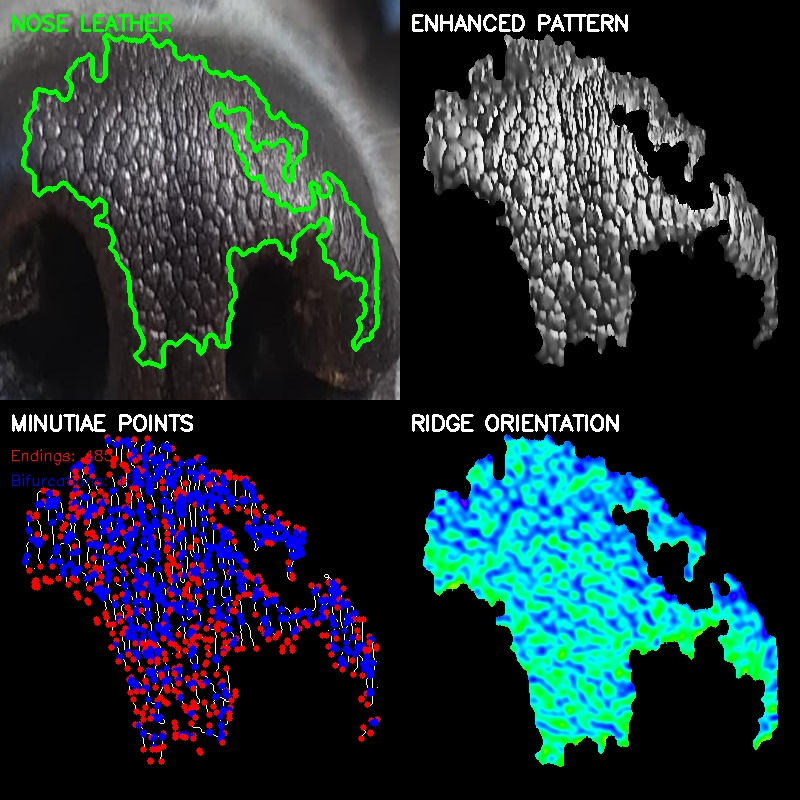
#> input picture backend/viz.jpg, 800 x 800 px
$ python -i new_model3.py   (imports and definitions only)
#> lines starting #> are read from the running program, lines starting #| are printed output that depends on the picture; after the words box and inside, x2 and y2 are one past the last pixel; in counts of white or black regions, pixels touching at a corner belong together
"""
Dog Nose Pattern Fingerprint System v3
Based on research: "Dog Identification Method Based on Muzzle Pattern Image"
(Jang et al., 2020, Applied Sciences)

This implementation follows the proven methodology from the paper with enhancements.

Key improvements from research:
- ROI defined as max rectangle containing nostril boundaries
- Light reflection detection and removal
- Blur detection using Haar wavelet
- Aspect-ratio preserving resize
- Iterative CLAHE until histogram stretches
- ORB feature extraction (proven best in research)
- RANSAC + Duplicate Matching Removal
- Robust to rotation, intensity, perspective, noise

Requirements:
    pip install opencv-python numpy scikit-image pywavelets

Usage:
    python nose_fingerprint_v3.py --enroll --input dog_nose.jpg --name "Max"
    python nose_fingerprint_v3.py --identify --input unknown.jpg
    python nose_fingerprint_v3.py --visualize --input dog_nose.jpg --output viz.jpg
"""

import cv2
import numpy as np
import argparse
import json
from pathlib import Path
from datetime import datetime
import hashlib
from scipy.spatial.distance import hamming
import pywt
import warnings
# [1 line not run here, left out]


class ResearchBasedNoseExtractor:
    """
    Implementation based on Jang et al. (2020) research paper
    Uses ORB features with RANSAC + DMR postprocessing
    """

    def __init__(self):
        print("Initializing Research-Based Nose Pattern Extractor")
        print("Based on: Jang et al. (2020) - Applied Sciences")

        # ORB detector (proven best in research)
        self.orb = cv2.ORB_create(nfeatures=2000)  # More features for robustness

    def detect_light_reflection(self, image):
        """
        Detect light reflection using histogram analysis
        Paper method: Discard if >200 pixels in 150-255 range
        """
        gray = cv2.cvtColor(image, cv2.COLOR_BGR2GRAY) if len(image.shape) == 3 else image
        hist, _ = np.histogram(gray, bins=256, range=(0, 256))

        # Count pixels in bright range (150-255)
        bright_pixels = np.sum(hist[150:256])

        if bright_pixels > 200:
            return True, bright_pixels
        return False, bright_pixels

    def detect_blur_wavelet(self, image, threshold=50):
        """
        Blur detection using Haar wavelet transform
        Paper method: threshold = 50
        """
        gray = cv2.cvtColor(image, cv2.COLOR_BGR2GRAY) if len(image.shape) == 3 else image

        # Haar wavelet decomposition
        coeffs = pywt.dwt2(gray, 'haar')
        cA, (cH, cV, cD) = coeffs

        # Calculate blur measure from high-frequency components
        blur_measure = np.sqrt(np.mean(cH**2) + np.mean(cV**2) + np.mean(cD**2))

        is_blurry = blur_measure < threshold
        return is_blurry, blur_measure

    def proposed_resize(self, image, reference=300):
        """
        Resize maintaining aspect ratio
        Paper method: Smaller side to reference value, scale other side proportionally
        """
        h, w = image.shape[:2]

        # Calculate scale factor
        if w <= h:
            scale_factor = h / w
            new_w = reference
            new_h = int(reference * scale_factor)
        else:
            scale_factor = w / h
            new_h = reference
            new_w = int(reference * scale_factor)

        resized = cv2.resize(image, (new_w, new_h), interpolation=cv2.INTER_CUBIC)
        return resized

    def proposed_clahe(self, image):
        """
        Iterative CLAHE until histogram is stretched
        Paper method: Repeat until >1000 pixels in 0-49 AND 206-255
        """
        gray = cv2.cvtColor(image, cv2.COLOR_BGR2GRAY) if len(image.shape) == 3 else image

        # CLAHE parameters from paper
        clahe = cv2.createCLAHE(clipLimit=2.0, tileGridSize=(8, 8))

        result = gray.copy()
        iterations = 0
        max_iterations = 10  # Safety limit

        while iterations < max_iterations:
            hist, _ = np.histogram(result, bins=256, range=(0, 256))

            # Check if histogram is stretched enough
            dark_pixels = np.sum(hist[0:50])
            bright_pixels = np.sum(hist[206:256])

            if dark_pixels > 1000 and bright_pixels > 1000:
                break

            # Apply CLAHE
            result = clahe.apply(result)
            iterations += 1

        print(f"  CLAHE iterations: {iterations}")
        return result

    def isolate_nose_roi(self, image):
        """
        Isolate ROI as maximum rectangle containing nostril boundaries
        Paper definition: ROI = max rectangle with both nostril boundaries
        """
        h, w = image.shape[:2]
        gray = cv2.cvtColor(image, cv2.COLOR_BGR2GRAY)

        # Focus on upper-center region
        roi_mask = np.zeros((h, w), dtype=np.uint8)
        roi_mask[int(h*0.1):int(h*0.7), int(w*0.15):int(w*0.85)] = 255

        # Detect dark regions (nose leather)
        _, dark_mask = cv2.threshold(gray, 100, 255, cv2.THRESH_BINARY_INV)
        dark_mask = cv2.bitwise_and(dark_mask, roi_mask)

        # Morphological operations
        kernel = cv2.getStructuringElement(cv2.MORPH_ELLIPSE, (11, 11))
        dark_mask = cv2.morphologyEx(dark_mask, cv2.MORPH_CLOSE, kernel, iterations=2)
        dark_mask = cv2.morphologyEx(dark_mask, cv2.MORPH_OPEN, kernel)

        # Find largest contour (nose region)
        contours, _ = cv2.findContours(dark_mask, cv2.RETR_EXTERNAL,
                                       cv2.CHAIN_APPROX_SIMPLE)

        if not contours:
            return None

        largest = max(contours, key=cv2.contourArea)

        # Detect nostrils (very dark circular regions)
        nostril_mask = self.detect_nostrils(gray, dark_mask)

        # Find nostril contours
        nostril_contours, _ = cv2.findContours(nostril_mask, cv2.RETR_EXTERNAL,
                                               cv2.CHAIN_APPROX_SIMPLE)

        # Get bounding box that contains both nostrils
        if len(nostril_contours) >= 2:
            # Combine nostril contours
            all_points = np.vstack([cnt for cnt in nostril_contours[:2]])
            x, y, w, h = cv2.boundingRect(all_points)

            # Expand to include surrounding nose leather
            pad = 40
            x = max(0, x - pad)
            y = max(0, y - pad)
            w = min(image.shape[1] - x, w + 2*pad)
            h = min(image.shape[0] - y, h + 2*pad)
        else:
            # Fallback to nose leather bounding box
            x, y, w, h = cv2.boundingRect(largest)

        # Extract ROI
        nose_roi = image[y:y+h, x:x+w].copy()

        # Create mask for ROI
        nose_mask = np.zeros_like(gray)
        cv2.drawContours(nose_mask, [largest], -1, 255, -1)

        # Exclude nostrils from mask
        nose_mask = cv2.bitwise_and(nose_mask, cv2.bitwise_not(nostril_mask))
        mask_roi = nose_mask[y:y+h, x:x+w].copy()

        return nose_roi, mask_roi, (x, y, w, h)

    def detect_nostrils(self, gray, nose_mask):
        """Detect nostrils as very dark circular regions"""
        _, extreme_dark = cv2.threshold(gray, 20, 255, cv2.THRESH_BINARY_INV)
        nostril_candidates = cv2.bitwise_and(extreme_dark, nose_mask)

        # Clean up
        kernel = cv2.getStructuringElement(cv2.MORPH_ELLIPSE, (5, 5))
        nostril_candidates = cv2.morphologyEx(nostril_candidates, cv2.MORPH_OPEN,
                                             kernel, iterations=2)

        # Find contours
        contours, _ = cv2.findContours(nostril_candidates, cv2.RETR_EXTERNAL,
                                       cv2.CHAIN_APPROX_SIMPLE)

        nostril_mask = np.zeros_like(gray)

        for cnt in contours:
            area = cv2.contourArea(cnt)
            if 50 < area < 5000:
                perimeter = cv2.arcLength(cnt, True)
                if perimeter > 0:
                    circularity = 4 * np.pi * area / (perimeter * perimeter)
                    if circularity > 0.3:
                        cv2.drawContours(nostril_mask, [cnt], -1, 255, -1)

        # Dilate to ensure complete exclusion
        kernel_dilate = cv2.getStructuringElement(cv2.MORPH_ELLIPSE, (9, 9))
        nostril_mask = cv2.dilate(nostril_mask, kernel_dilate, iterations=2)

        return nostril_mask

    def extract_orb_features(self, image, mask):
        """
        Extract ORB features (best performer in research)
        """
        gray = cv2.cvtColor(image, cv2.COLOR_BGR2GRAY) if len(image.shape) == 3 else image

        # Detect keypoints and compute descriptors
        keypoints, descriptors = self.orb.detectAndCompute(gray, mask)

        return keypoints, descriptors

    # [50 lines left out: functions match_features_with_ransac, remove_duplicate_matches, not called in this run]

    def create_fingerprint(self, image_path):
        """
        Main pipeline following research methodology
        """
        print(f"\n{'='*70}")
        print("CREATING NOSE PATTERN FINGERPRINT (Research-Based)")
        print(f"{'='*70}")

        # Load image
        image = cv2.imread(str(image_path))
        if image is None:
            raise ValueError(f"Could not load image: {image_path}")

        print(f"Image: {image_path}")
        print(f"Size: {image.shape[1]}x{image.shape[0]}")

        # Step 1: Quality checks
        print("\nStep 1/6: Quality screening...")

        has_reflection, bright_px = self.detect_light_reflection(image)
        if has_reflection:
            print(f"  WARNING: Light reflection detected ({bright_px} bright pixels)")

        is_blurry, blur_score = self.detect_blur_wavelet(image)
        if is_blurry:
            print(f"  WARNING: Image may be blurry (score: {blur_score:.2f})")

        # Step 2: Isolate ROI
        print("\nStep 2/6: Isolating nose ROI...")
        roi_result = self.isolate_nose_roi(image)
        if roi_result is None:
            raise ValueError("Could not extract nose ROI")

        nose_roi, mask_roi, bbox = roi_result
        print(f"  ROI size: {nose_roi.shape[1]}x{nose_roi.shape[0]}")

        # Step 3: Proposed resize
        print("\nStep 3/6: Applying proposed resize...")
        nose_resized = self.proposed_resize(nose_roi, reference=300)
        mask_resized = self.proposed_resize(mask_roi, reference=300)
        print(f"  Resized to: {nose_resized.shape[1]}x{nose_resized.shape[0]}")

        # Step 4: Proposed CLAHE
        print("\nStep 4/6: Applying iterative CLAHE...")
        enhanced = self.proposed_clahe(nose_resized)

        # Step 5: Extract ORB features
        print("\nStep 5/6: Extracting ORB features...")
        keypoints, descriptors = self.extract_orb_features(enhanced, mask_resized)
        print(f"  Keypoints detected: {len(keypoints)}")

        print(f"\n{'='*70}")
        print("✓ FINGERPRINT CREATED")
        print(f"{'='*70}\n")

        return {
            'keypoints': keypoints,
            'descriptors': descriptors,
            'enhanced_image': enhanced,
            'mask': mask_resized,
            'bbox': bbox,
            'quality': {
                'has_reflection': has_reflection,
                'is_blurry': is_blurry,
                'blur_score': blur_score
            },
            'timestamp': datetime.now().isoformat()
        }

    # [16 lines left out: function match_fingerprints, not called in this run]

    def visualize_extraction(self, image_path, output_path):
        """Create visualization of the extraction process"""
#> called with image_path = 'viz.jpg', output_path = 'out.png'
        image = cv2.imread(str(image_path))
#> image is the input picture: shape (800, 800, 3); mean B, G, R 54.5, 51.1, 34
        fp_data = self.create_fingerprint(image_path)
#| Size: 800x800
#> in detect_light_reflection, `gray = cv2.cvtColor(image, cv2.COLOR_BGR2GRAY) if len(image.shape) == ..`:
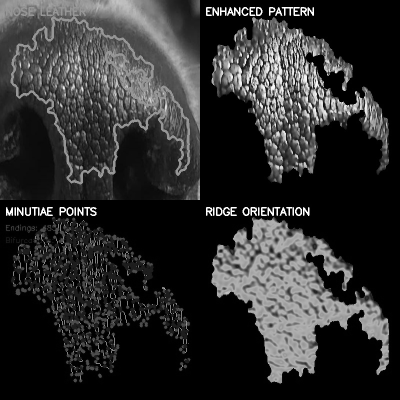
#> gray: shape (800, 800) (shown at 1/2 size); min 0, max 255, mean 46.4
#> in detect_light_reflection, `hist, _ = np.histogram(gray, bins=256, range=(0, 256))`: hist = 256 values, max 274222 at index 0, min 101 at index 249, mean 2500
#> in detect_light_reflection, `bright_pixels = np.sum(hist[150:256])`: bright_pixels = 76525
#> in create_fingerprint, `has_reflection, bright_px = self.detect_light_reflection(image)`: has_reflection = True; bright_px = 76525
#|   WARNING: Light reflection detected (76525 bright pixels)
#> in detect_blur_wavelet, `cA, (cH, cV, cD) = coeffs`:
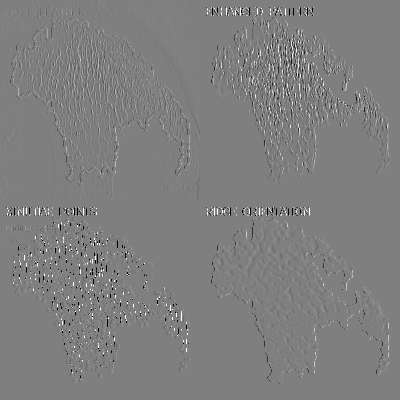
#> cV: shape (400, 400) float64; min -255, max 255, mean -0.1; drawn with min black and max white
#> in detect_blur_wavelet, `blur_measure = np.sqrt(np.mean(cH**2) + np.mean(cV**2) + np.mean(cD**2))`: blur_measure = 36.71
#> in detect_blur_wavelet, `is_blurry = blur_measure < threshold`: is_blurry = True
#> in create_fingerprint, `is_blurry, blur_score = self.detect_blur_wavelet(image)`: blur_score = 36.71
#|   WARNING: Image may be blurry (score: 36.71)
#> in isolate_nose_roi, `_, dark_mask = cv2.threshold(gray, 100, 255, cv2.THRESH_BINARY_INV)`:
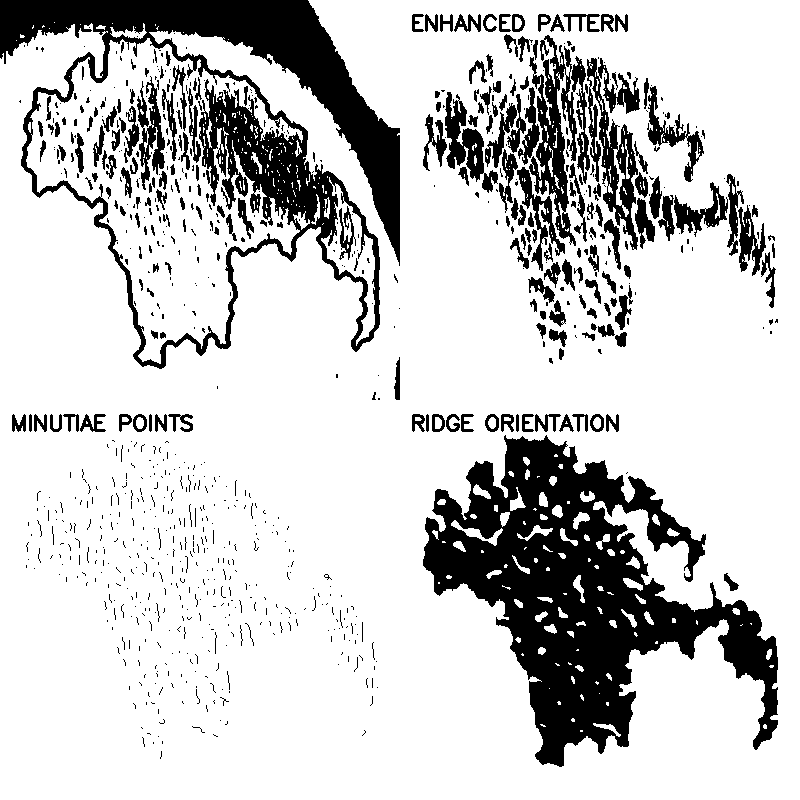
#> dark_mask: shape (800, 800); 79.9% white; 876 black regions (658 under 20 px), largest, box (x1, y1, x2, y2) and area: (423, 435, 778, 767) 48424, (0, 0, 400, 369) 37655, (529, 35, 590, 246) 5044
#> in isolate_nose_roi, `dark_mask = cv2.morphologyEx(dark_mask, cv2.MORPH_CLOSE, kernel, itera..`:
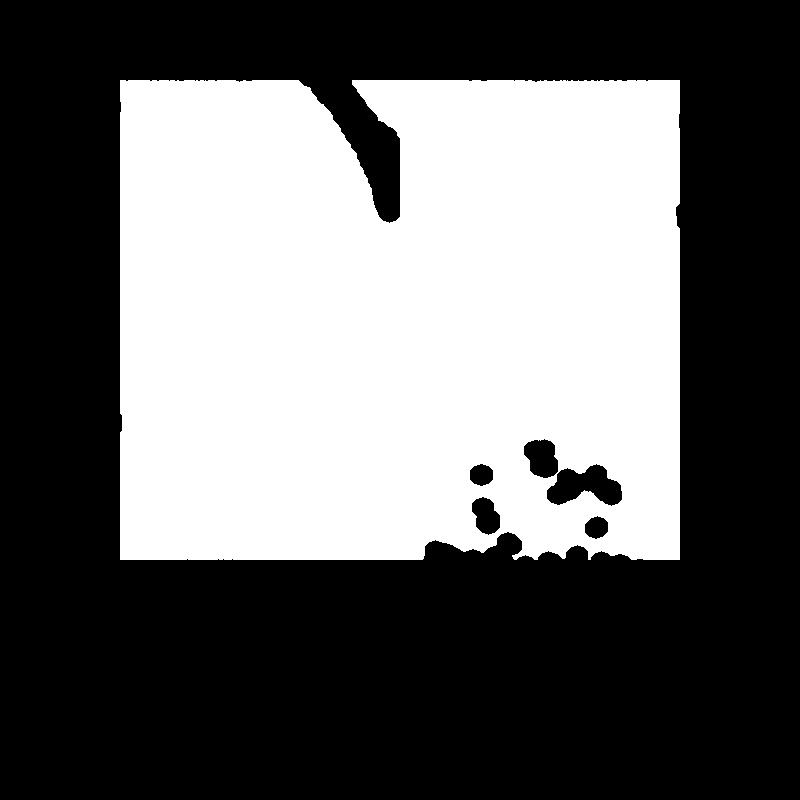
#> dark_mask: shape (800, 800); 40% white; 1 white region, box (x1, y1, x2, y2) and area: (120, 80, 680, 560) 256278
#> in isolate_nose_roi, `contours, _ = cv2.findContours(dark_mask, cv2.RETR_EXTERNAL, cv2.CHAIN..`: contours = 1 contour; box (x1, y1, x2, y2) and area: (120, 80, 680, 560) 258536
#> in isolate_nose_roi, `largest = max(contours, key=cv2.contourArea)`: largest = contour of 432 points, box (x1, y1, x2, y2) (120, 80, 680, 560), area 258536
#> in detect_nostrils, `contours, _ = cv2.findContours(nostril_candidates, cv2.RETR_EXTERNAL, ..`: contours = 7 contours; box (x1, y1, x2, y2) and area: (120, 80, 680, 560) 95478, (612, 106, 680, 195) 2122, (214, 508, 289, 560) 1319, (612, 507, 680, 560) 1267, (656, 80, 680, 116) 545, (121, 425, 136, 438) 129, (529, 430, 545, 440) 99
#> the loop in detect_nostrils, `for cnt in contours:` made 7 passes
#> (area, perimeter, circularity) on passes 1 to 6: (1319, 255.1, 0.255), (1267, 237, 0.283), (99, 45.46, 0.602), (129, 45.8, 0.773), (2121.5, 307.9, 0.281), (545, 103.1, 0.644)
#> in detect_nostrils, `nostril_mask = cv2.dilate(nostril_mask, kernel_dilate, iterations=2)`:
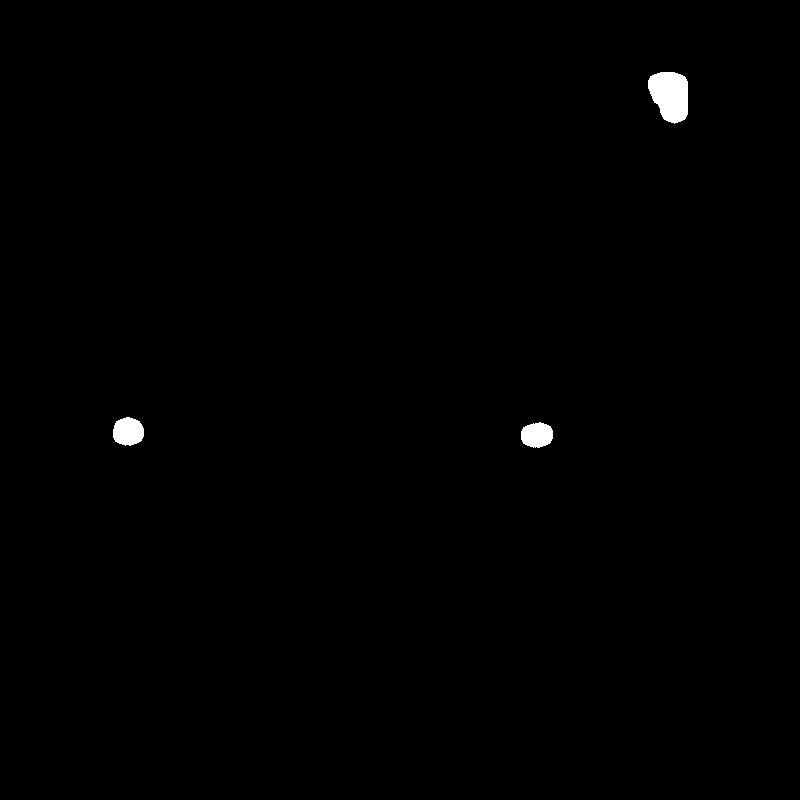
#> nostril_mask: shape (800, 800); 0.46% white; 3 white regions
#> in isolate_nose_roi, `nostril_contours, _ = cv2.findContours(nostril_mask, cv2.RETR_EXTERNAL..`: nostril_contours = 3 contours; box (x1, y1, x2, y2) and area: (648, 72, 688, 124) 1538, (113, 417, 144, 446) 665, (521, 422, 553, 448) 612
#> in isolate_nose_roi, `all_points = np.vstack([cnt for cnt in nostril_contours[:2]])`: all_points = contour of 121 points, box (x1, y1, x2, y2) (113, 417, 553, 448), area 1272
#> in isolate_nose_roi, `x, y, w, h = cv2.boundingRect(all_points)`: x = 113; y = 417; w = 440; h = 31
#> in isolate_nose_roi, `x = max(0, x - pad)`: x = 73
#> in isolate_nose_roi, `y = max(0, y - pad)`: y = 377
#> in isolate_nose_roi, `w = min(image.shape[1] - x, w + 2*pad)`: w = 520
#> in isolate_nose_roi, `h = min(image.shape[0] - y, h + 2*pad)`: h = 111
#> in isolate_nose_roi, `mask_roi = nose_mask[y:y+h, x:x+w].copy()`:
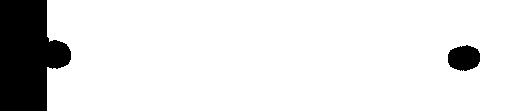
#> mask_roi: shape (111, 520); 88.8% white; 2 black regions
#> in create_fingerprint, `nose_roi, mask_roi, bbox = roi_result`: bbox = (73, 377, 520, 111)
#|   ROI size: 520x111
#|   Resized to: 1405x300
#> the loop in proposed_clahe, `while iterations < max_iterations:` made 1 pass
#> (dark_pixels, bright_pixels) on pass 1: (347655, 15053)
#> after the loop in proposed_clahe, `while iterations < max_iterations:`: iterations = 0
#|   CLAHE iterations: 0
#> in extract_orb_features, `keypoints, descriptors = self.orb.detectAndCompute(gray, mask)`: keypoints = 1954 keypoints; strongest (x, y, size): (1175, 125, 111.1), (1025, 111, 111.1), (1025, 133, 111.1), (935, 125, 92.6)
#|   Keypoints detected: 1954
#> fp_data = 7 items

        enhanced = fp_data['enhanced_image']
        mask = fp_data['mask']
        keypoints = fp_data['keypoints']

        # Create 4-panel visualization
        h, w = enhanced.shape[:2] if len(enhanced.shape) == 2 else enhanced.shape[:2]

        # Panel 1: Original ROI with mask outline
        panel1 = cv2.cvtColor(enhanced, cv2.COLOR_GRAY2BGR)
        contours, _ = cv2.findContours(mask, cv2.RETR_EXTERNAL,
                                       cv2.CHAIN_APPROX_SIMPLE)
#> contours = 16 contours, 15 with area under 20; largest, box (x1, y1, x2, y2) and area: (126, 0, 1405, 300) 377994
        cv2.drawContours(panel1, contours, -1, (0, 255, 0), 2)
        cv2.putText(panel1, "1. NOSE ROI", (10, 30),
                   cv2.FONT_HERSHEY_SIMPLEX, 0.7, (0, 255, 0), 2)

        # Panel 2: Enhanced with CLAHE
        panel2 = cv2.cvtColor(enhanced, cv2.COLOR_GRAY2BGR)
        cv2.putText(panel2, "2. CLAHE ENHANCED", (10, 30),
                   cv2.FONT_HERSHEY_SIMPLEX, 0.7, (255, 255, 255), 2)
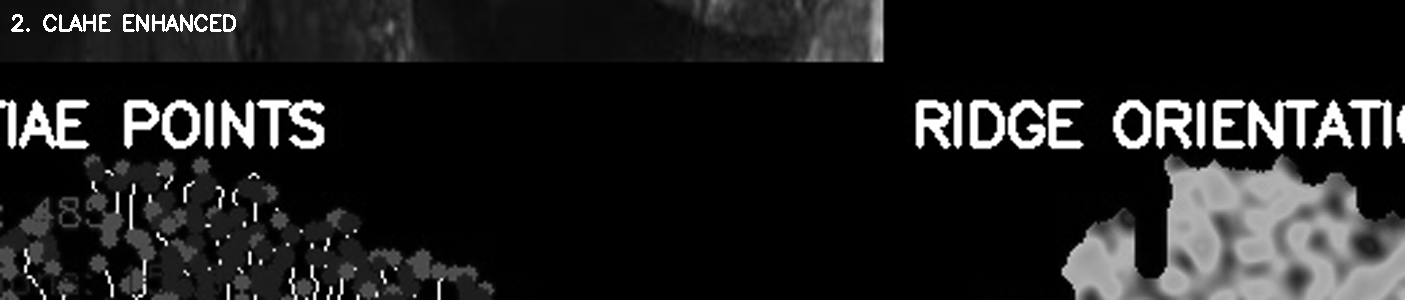
#> panel2: shape (300, 1405, 3); min 0, max 255, mean 31.6

        # Panel 3: ORB keypoints
        panel3 = cv2.drawKeypoints(cv2.cvtColor(enhanced, cv2.COLOR_GRAY2BGR),
                                   keypoints, None,
                                   color=(0, 255, 255),
                                   flags=cv2.DRAW_MATCHES_FLAGS_DRAW_RICH_KEYPOINTS)
        cv2.putText(panel3, "3. ORB KEYPOINTS", (10, 30),
                   cv2.FONT_HERSHEY_SIMPLEX, 0.7, (0, 255, 255), 2)
#> (the rest of the program and of its run is left out)
